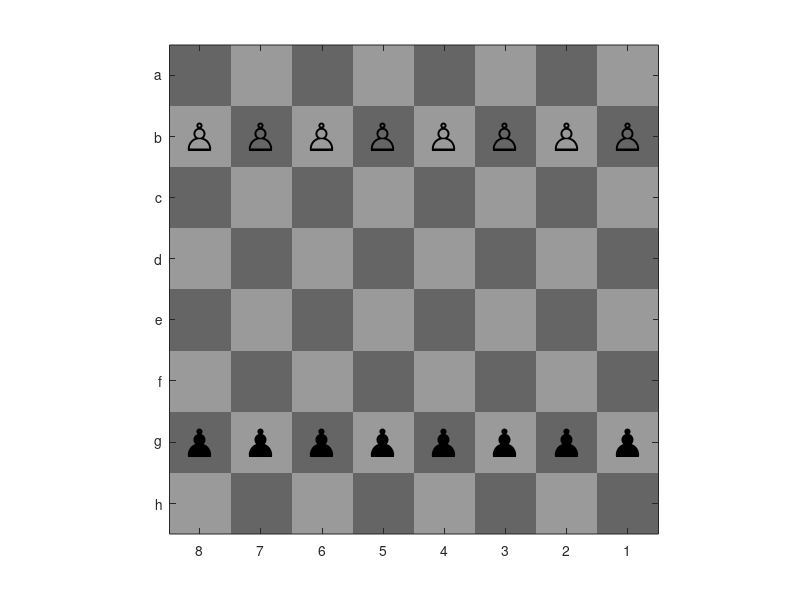

The MATLAB source for this figure:
%this code displays pawn (unicode) text on the chessboard

%creates a 100x100 matrix filled with light grey colour, 0.93 for
%intensity
lightGrey =0.60*ones(100, 100);

%creating a 100x100 matrix filled with black colour
black = 0.40*ones(100, 100);

%repmat is used for repeating alternate colours 8 times
chessBoardImage = repmat([black lightGrey;lightGrey, black], 4,4);

% Defining the rows and columns for Chessboard
rowLabels = {'8', '7', '6', '5', '4', '3', '2', '1'};
colLabels = {'a', 'b', 'c', 'd', 'e', 'f', 'g', 'h'};

% Display the chessboard with row and column label
imshow(chessBoardImage)
axis on
set(gca,'XTick', 50:100:750)
set(gca,'YTick', 50:100:750)
set(gca,'XTickLabel', rowLabels)
set(gca,'YTickLabel',colLabels)

%Creating a 8x8 cell
chessChar = cell(8,8);


% for loop for positioning white pawn piece on row 2
for i = 2:2
    %loop to positioning white pawns on the column 1-8
    for j = 1:8
        pawns{i,j} = '♙';
    end
end

%displaying white pawns on the respected positions
for i = 2:2
    for j = 1:8
        text(j*100-50, i*100-50, pawns{i,j},'Color', 'black', 'FontSize', 28, 'HorizontalAlignment', 'center');
    end
end

% for loop for positioning black pawn piece on row 7
for i = 7:7
    %loop to positioning black pawns on the column 1-8
    for j = 1:8
        pawns{i,j} = '♟︎';
    end
end

%displaying white pawns on the respected positions
for i = 7:7
    for j = 1:8
        text(j*100-50, i*100-50, pawns{i,j}, 'Color', 'black', 'FontSize', 28, 'HorizontalAlignment', 'center');
    end
 end